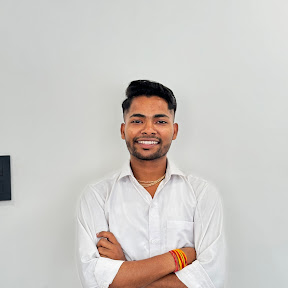
#> input picture My_Image.jpg, 288 x 288 px
$ python First_1.py
#> lines starting #> are read from the running program, lines starting #| are printed output that depends on the picture
import cv2

# [37 lines of commented-out code are left out]

img = cv2.imread("My_Image.jpg")
#> img is the input picture: shape (288, 288, 3); mean B, G, R 197.3, 201.3, 205.1
# img = cv2.resize(img, (1280,700))    # width, height
img = cv2.flip(img, -1)    # parameter values 1, 1, -0
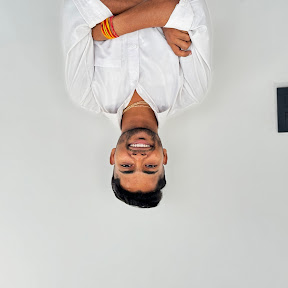
#> img: shape (288, 288, 3); mean B, G, R 197.3, 201.3, 205.1
print(img)
#> (printed output is left out)

cv2.imshow("original", img)
cv2.waitKey()
cv2.destroyAllWindows()
